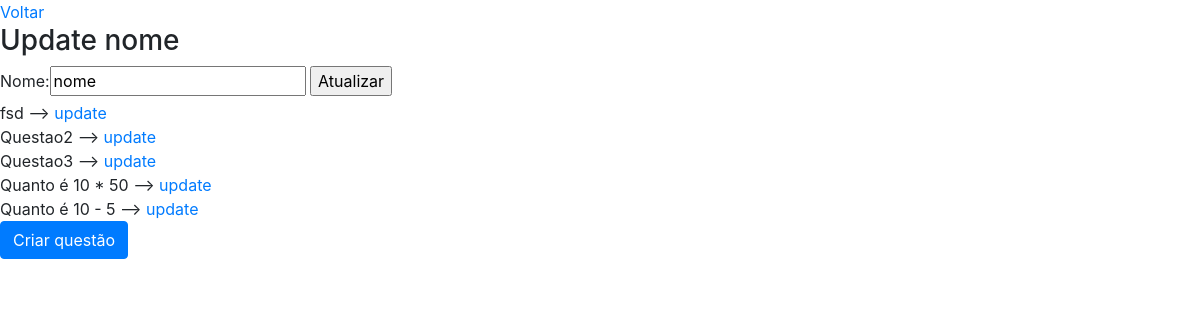
Page /questao/update/questionario/1 on the committed database.
### questao/models.py (models this page shows)
class Questionario(models.Model):
    nome = models.CharField(max_length=50)

class Questao(models.Model):
    questionario = models.ForeignKey(
        Questionario,  on_delete=models.CASCADE)
    enunciado = models.CharField(max_length=200, null=False, blank=False)
    correta = models.ForeignKey("questao.Opcao", on_delete=models.DO_NOTHING,
                                null=True, related_name='questaocorreta', blank=True)

### questao/views.py (the view)
def update_questionario(request, idQuestionario):
    questionario = None
    questoes = None
    if Questionario.objects.filter(id=idQuestionario).count() > 0:
        questionario = Questionario.objects.get(id=idQuestionario)
        questoes = Questao.objects.filter(questionario=questionario)
    if request.method == 'POST':
        form = QuestionarioForm(request.POST, instance=questionario)
        if form.is_valid():
            form.save()
        return redirect('update_questionario', idQuestionario)
    form = QuestionarioForm(instance=questionario)
    c = {
        'questionario': questionario,
        'questoes': questoes,
        'form': form,
    }
    return render(request, 'questao/cadastrar/update/cadastrar_update_questionario.html', c)

### questao/forms.py
class QuestionarioForm(forms.ModelForm):
    class Meta:
        model = Questionario
        fields = '__all__'

### questao/templates/questao/cadastrar/update/cadastrar_update_questionario.html (shortened to what this page needs)
{% extends 'base.html' %}
{% block conteudo %}
    <div class="row">
        <div class="col-sm-12">
            <a href="{% url 'cadastrar_ver_questionario' %}">Voltar</a>
        </div>
    </div>
    <div class="row">
        <div class="col-sm-12">
            <h3>Update {{questionario.nome}}</h3>
        </div>
    </div>
    <div class="row">
        <div class="col-sm-12">
            <form action="" method="post">
                {{form}}
                <input type="submit" value="Atualizar">
            </form>
        </div>
    </div>
    <div>
        {% for questao in questoes %}
            <div class="row">
                <div class="col-sm-12">
                    {{questao.enunciado}} --> <a href={% url 'update_questao' questionario.id questao.id %}>update</a>
                </div>
            </div>
        {% endfor %}
    </div>
    <div class="row">
        <div class="col-sm-12">
            <button id="create_questao" class="btn btn-primary" type="button" name="button">Criar questão</button>
        </div>
    </div>
{% endblock conteudo %}

### rows in the picture
Questionario: nome "nome"
Questao: enunciado "fsd"
Questao: enunciado "Questao2"
Questao: enunciado "Questao3"
Questao: enunciado "Quanto é 10 * 50"
Questao: enunciado "Quanto é 10 - 5"
